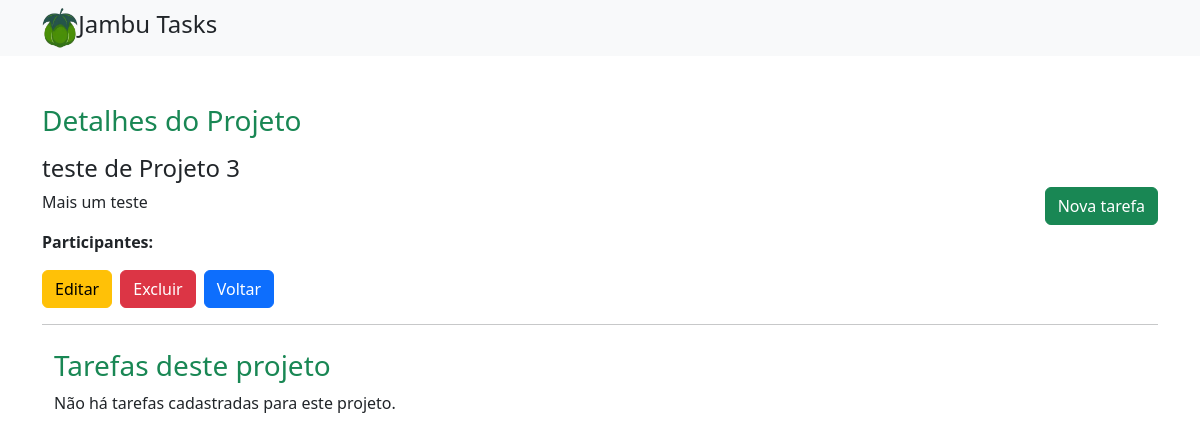
Page /projetos/5/ (signed in) on the earlier database version.
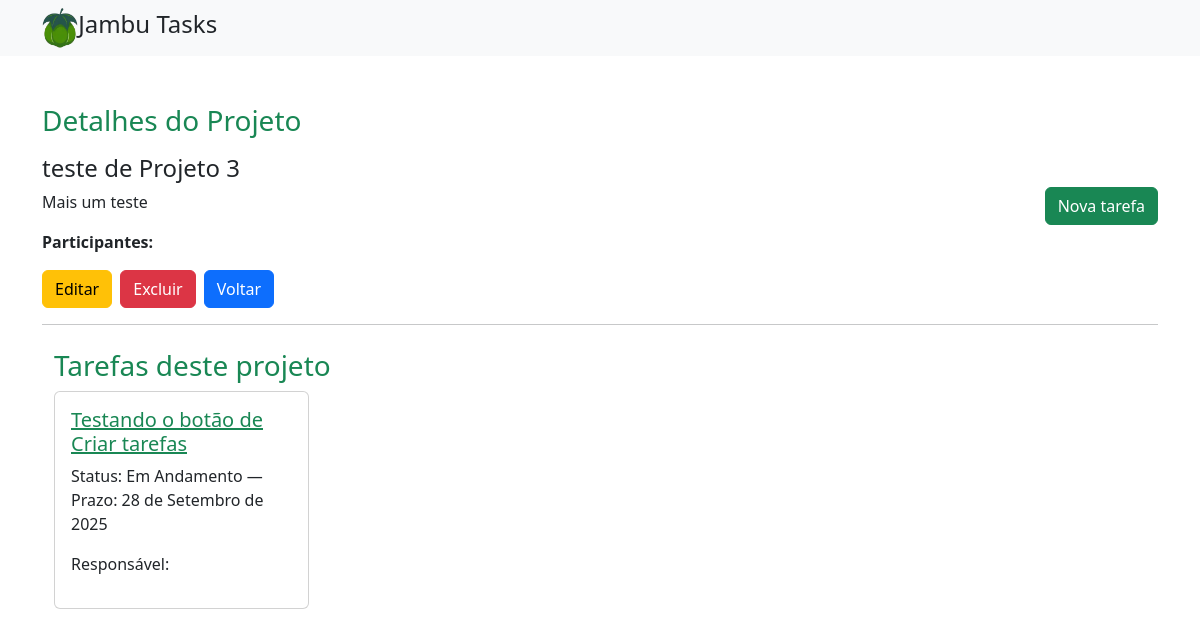
Same page on the later database version.
### tarefas/models.py (models this page shows, shortened)
class Tarefa(models.Model):
    STATUS = [
        ('a_fazer', 'A Fazer'),
        ('em_andamento', 'Em Andamento'),
        ('concluida', 'Concluída'),
    ]
    nome = models.CharField("Nome", max_length=200, default="Sem nome")
    detalhes = models.TextField("Detalhes", blank=True)
    projeto = models.ForeignKey(Projeto, on_delete=models.CASCADE, verbose_name="Projeto")
    responsavel = models.ForeignKey(User, on_delete=models.SET_NULL, null=True, blank=True, related_name='minhas_tarefas', verbose_name="Responsável")
    prazo = models.DateField("Prazo", null=True, blank=True)
    status = models.CharField("Status", max_length=20, choices=STATUS, default='a_fazer')
    criado_em = models.DateTimeField("Criado em", auto_now_add=True)

### projetos/views.py (the view)
# urls.py: path('<int:pk>/', DetalheProjeto.as_view(), name='detalhe'),
class DetalheProjeto(LoginRequiredMixin, generic.DetailView):
    model = Projeto
    template_name = 'projetos/detalhe_projeto.html'
    context_object_name = 'projeto'
    def get_context_data(self, **kwargs):
        contexto = super().get_context_data(**kwargs)
        contexto['tarefas'] = Tarefa.objects.filter(projeto=self.object)
        return contexto

### projetos/templates/projetos/detalhe_projeto.html (shortened to what this page needs)
{% extends "base.html" %}
{% block content %}
<div class="container mt-4">
  <div class="d-flex justify-content-between align-items-center">
    <div>
      <h3 class="text-success mb-3">Detalhes do Projeto</h3>
      <h4>{{ projeto.titulo }}</h4>
      <p>{{ projeto.descricao }}</p>
      <p><strong>Participantes:</strong>
      </p>
      <div class="d-flex gap-2 mt-3">
        <a class="btn btn-warning" href="{% url 'projetos:editar' projeto.pk %}">Editar</a>
        <a class="btn btn-danger" href="{% url 'projetos:excluir' projeto.pk %}">Excluir</a>
        <a class="btn btn-primary" href="{% url 'projetos:lista_projetos' %}">Voltar</a>
      </div>
    </div>
    <div class="ms-4">
      <a class="btn btn-success"
         href="{% url 'tarefas:criar_tarefa' %}?projeto={{ projeto.pk }}">
        Nova tarefa
      </a>
    </div>
  </div>
  <hr>
  <div class="container mt-4">
    <h3 class="text-success">Tarefas deste projeto</h3>
    <div class="row">
      {% for tarefa in tarefas %}
        <div class="col-md-3 mb-3">
          <div class="card h-100">
            <div class="card-body">
              <h5>
                <a class="text-success" href="{% url 'tarefas:detalhe_tarefa' tarefa.pk %}">
                  {{ tarefa.nome }}
                </a>
              </h5>
              <p>Status: {{ tarefa.get_status_display }} — Prazo: {{ tarefa.prazo|default:"—" }}</p>
              {% if tarefa.responsavel %}
                <p>Responsável: {{ tarefa.responsavel.get_full_name }}</p>
              {% endif %}
            </div>
          </div>
        </div>
      {% empty %}
        <div class="col-12">
          <p>Não há tarefas cadastradas para este projeto.</p>
        </div>
      {% endfor %}
    </div>
  </div>
</div>
{% endblock %}

Differences in the rows shown:
added Tarefa: nome "Testando o botão de Criar tarefas", status "Em Andamento", prazo "28 de Setembro de 2025"
Other differences:
text no longer shown: "Não há tarefas cadastradas para este projeto."
